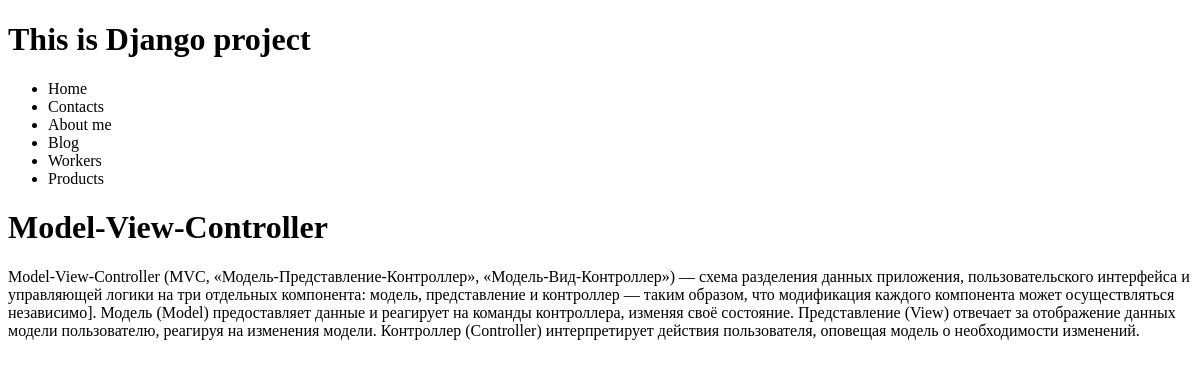
Page /blog/3/ on the earlier database version.
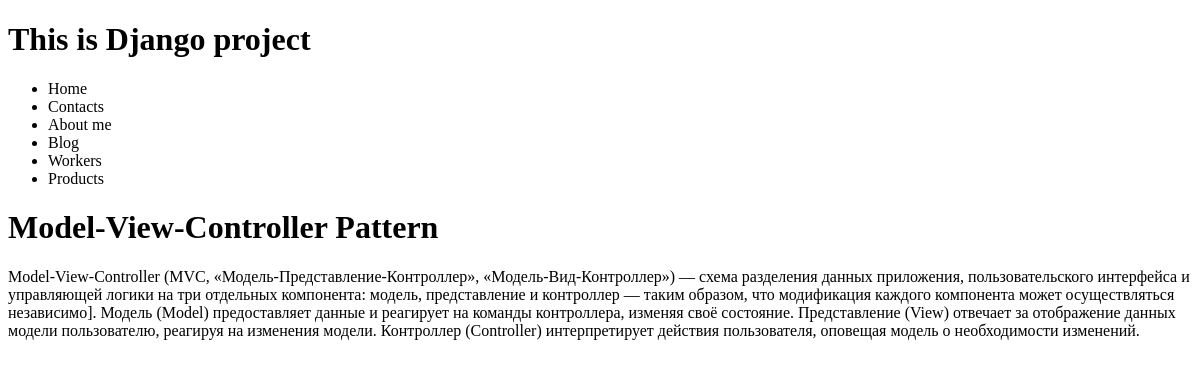
Same page on the later database version.
### blog/models.py (models this page shows, shortened)
class Article(models.Model):
    title   = models.CharField(max_length=50)
    content = models.TextField(blank=True, max_length=100000)
    active  = models.BooleanField(default=True)

### blog/views.py (the view)
# urls.py: path('<int:id>/', ArticleDetailView.as_view(), name='article-detail'),   # <int:pk> is default. If you want to change
class ArticleDetailView(DetailView):
    template_name   = 'articles/article_detail.html'
    queryset        = Article.objects.all()
    def get_object(self):
        id_ = self.kwargs.get("id")
        return get_object_or_404(Article, id=id_)

### blog/templates/articles/article_detail.html
{% extends 'base.html'%}
{% block content %}
<h1>{{object.title}}</h1>
<p>{{object.content}}</p>
{% endblock%}

Differences in the rows shown:
changed Article: title "Model-View-Controller" → "Model-View-Controller Pattern"
